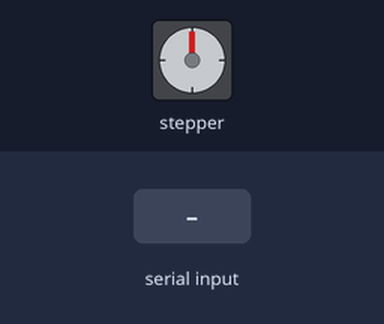
The sketch below on a simulated Arduino Uno, built with avr-gcc and run on an emulated ATmega328P. On the bench: stepper motor. Inputs (shaded band) come from the test bench. EEPROM starts erased; stepper angles assume 2048 steps per turn.

Above: at 1.2 s.
1.3 s: "2" received over Serial
At 1.73 s:
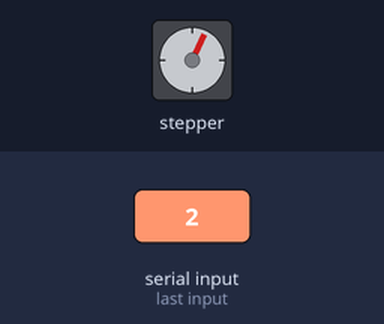
At 2.3 s:
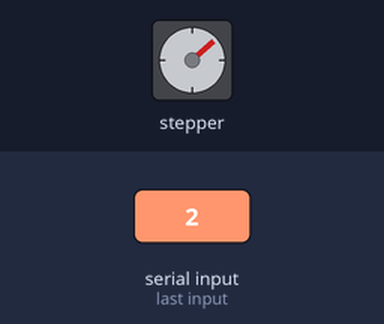
3.3 s: "2" received over Serial
At 5.1 s:
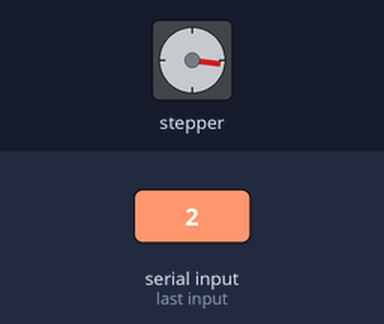
Timing chart, 0 to 6.6 s (numbered marks = the images above; inputs shaded):
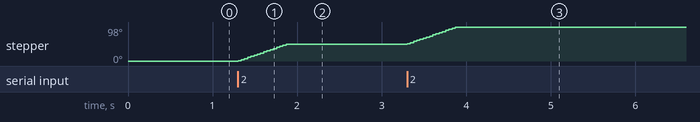

The sketch:

V3_keyboard_controller.ino
```cpp
#include <Stepper.h>

#include <EEPROM.h>


// 2048:한바퀴(360도), 1024:반바퀴(180도)...
const int stepsPerRevolution = 2048;
// 모터 드라이브에 연결된 핀 IN4, IN2, IN3, IN1
Stepper myStepper(stepsPerRevolution,11,9,10,8);
void setup() {
  myStepper.setSpeed(14);
  Serial.begin(9600);
  EEPROM.write(0,0);
}
void loop() {

  if (Serial.available())
  {
    char cTemp = Serial.read();

    switch(cTemp)
     {
       case '2':
         myStepper.step(280);
         break;
       case '8':
         myStepper.step(-280);
         break;
//
//       case 'G':
//         digitalWrite(LED_G,HIGH);
//         break;
//       case 'g':
//         digitalWrite(LED_G,LOW);
//         break;
//
//       case 'B':
//         digitalWrite(LED_B,HIGH);
//         break;
//       case 'b':
//         digitalWrite(LED_B,LOW);
//         break;
     }
  }
  // 시계 반대 방향으로 한바퀴 회전
}
```

Measured:
- after the input at 1.3 s, stepper: turns 49° clockwise in 0.57 s, starting at once
- after the input at 3.3 s, stepper: turns 49° clockwise in 0.57 s, starting at once
